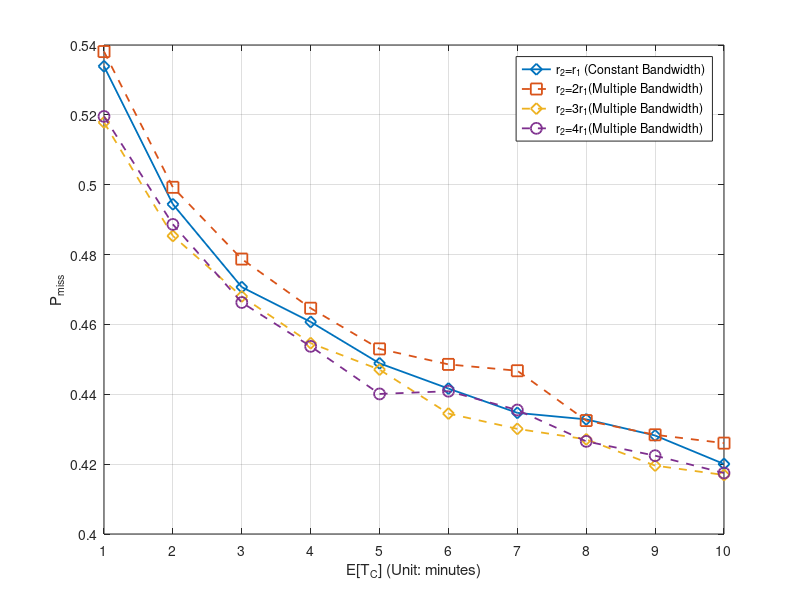

Reproduce this figure in MATLAB.
%% Minutes
x_label =[1 2 3 4 5 6 7 8 9 10]



%% for DeadlinMissRatio

%Miss ratio
y_11 = [0.5339	0.4944	0.47068	0.46072	0.44886	0.44164	0.43468	0.43282	0.4282	0.42004];
y_12 = [0.53812	0.49926	0.47872	0.46464	0.453	0.44856	0.44674	0.43248	0.4284	0.42602];
y_13 = [0.51784	0.48534	0.46802	0.45464	0.44706	0.43448	0.4301	0.4271	0.41958	0.4169];
y_14 = [0.51956	0.48864	0.46628	0.45372	0.4401	0.44088	0.4355	0.42652	0.42242	0.41746];

%E[V_O]
%y_11 = [122.060551	184.549797	222.206592	245.445673	263.015782	275.534215	286.905157	294.922303	301.443515	309.150661];
%y_12 = [110.474243	172.96339	210.632	235.288221	254.059951	267.636278	277.699008	287.765164	295.734902	301.421344];
%y_13 = [138.00285	197.851258	231.733757	254.274698	270.157342	283.579525	293.239093	301.56179	309.004696	311.962219];
%y_14 = [146.627127	201.769012	233.573437	255.388654	271.068022	281.338384	289.726254	298.30912	304.843268	311.079982];

%E[V_D]							
%y_11 = [715.576555	740.632844	754.984583	761.839511	768.185951	770.443541	773.970438	776.608041	778.121721	783.289964];
%y_12 = [711.173925	735.737097	749.906796	756.779056	764.407791	767.345382	767.816172	774.166547	777.746949	779.565157];
%y_13 = [725.313524	747.018429	757.750061	766.334386	768.004271	775.383919	776.684661	779.209325	784.064623	781.956194];
%y_14 = [724.75376	745.412176	757.075835	764.091761	773.650732	772.798555	774.512123	779.494159	783.108171	785.7554];

i = i+1;
figure(i)

plot(x_label,y_11,'-d', 'MarkerSize',8, 'LineWidth',1.3)
hold on
plot(x_label,y_12,'--s', 'MarkerSize',8, 'LineWidth',1.3)
hold on
plot(x_label,y_13,'--d', 'MarkerSize',8, 'LineWidth',1.3)
hold on
plot(x_label,y_14,'--o', 'MarkerSize',8, 'LineWidth',1.3)
hold on


ylabel('P_{miss}')
%ylabel('E[V_0]: MB')
%ylabel('E[V_D]: MB')
xlabel('E[T_C] (Unit: minutes)')


xticklabels({'1','2','3','4','5','6','7','8','9','10'});

												
xlim([1, 10]);

%xticklabels({'0',	'1',	'2',	'3',	'4','5',	'6',	'7',	'8',	'9',	'10',	'11',	'12',	'13',	'14',	'15',	'16',	'17'	,'18'	,'20'	,'21'	,'22',	'23',	'24',	'26'});
set(gca, 'XTick', x_label);
%set(gca,'xticklabel',num2str(get(gca,'XTick')','%.4f'))
%legend({'F=200','F=500','F=1000'},'NumColumns',1);
legend({'r_2=r_1 (Constant Bandwidth)','r_2=2r_1(Multiple Bandwidth)','r_2=3r_1(Multiple Bandwidth)','r_2=4r_1(Multiple Bandwidth)'},'NumColumns',1);

hold off;
grid on;